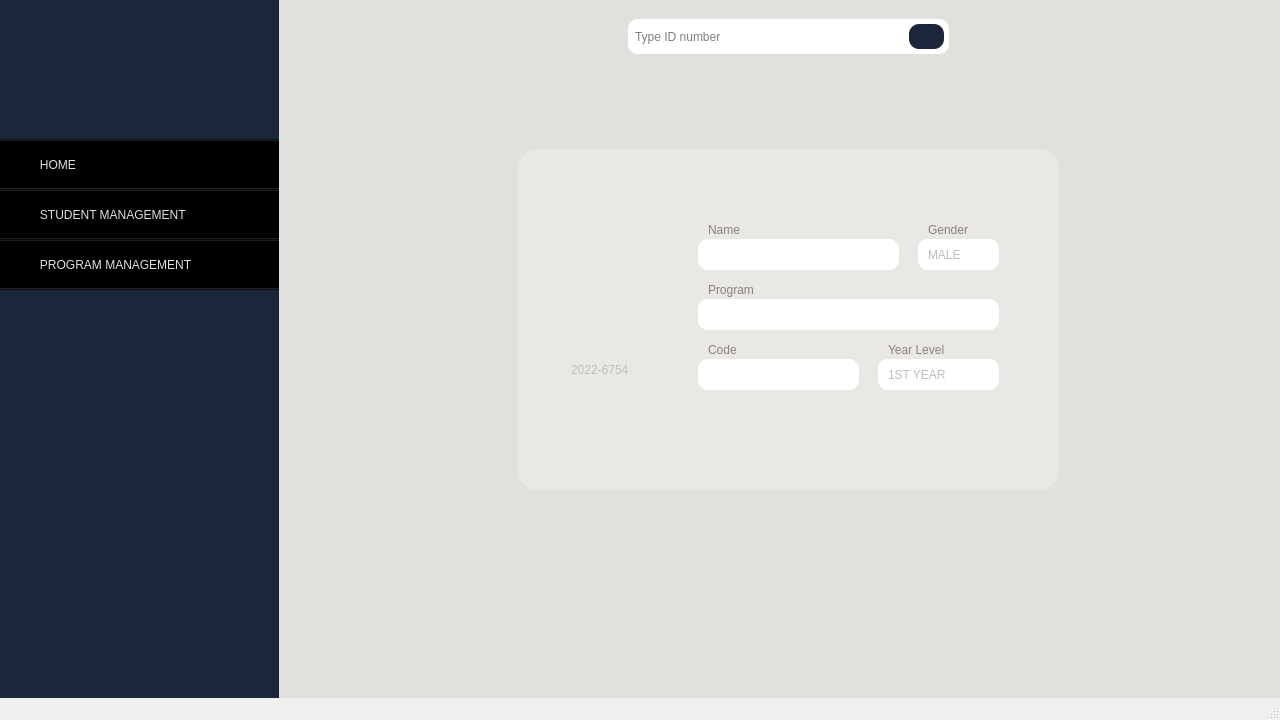
<?xml version="1.0" encoding="UTF-8"?>
<ui version="4.0">
 <class>MainWindow</class>
 <widget class="QMainWindow" name="MainWindow">
  <property name="geometry">
   <rect>
    <x>0</x>
    <y>0</y>
    <width>1280</width>
    <height>720</height>
   </rect>
  </property>
  <property name="windowTitle">
   <string>MainWindow</string>
  </property>
  <widget class="QWidget" name="centralwidget">
   <widget class="QWidget" name="widget" native="true">
    <property name="geometry">
     <rect>
      <x>-1</x>
      <y>-11</y>
      <width>280</width>
      <height>721</height>
     </rect>
    </property>
    <property name="autoFillBackground">
     <bool>false</bool>
    </property>
    <property name="styleSheet">
     <string notr="true">#widget {
    background-color: #1b263b;
}

#home {
    background-color: transparent;
    text-align: left;
    color: #e0e1dd;
    background-position: left center; 
    padding-left: 40px;
}

#studmanage {
    background-color: transparent;
    text-align: left;
    color: #e0e1dd;
    background-position: left center;  /* Align the icon to the left */
    padding-left: 40px;  /* Adjust as needed for icon spacing */
}

#progmanage {
    background-color: transparent;
    text-align: left;
    color: #e0e1dd;
    background-position: left center;  /* Align the icon to the left */
    padding-left: 40px;  /* Adjust as needed for icon spacing */
}</string>
    </property>
    <widget class="QPushButton" name="home">
     <property name="geometry">
      <rect>
       <x>-10</x>
       <y>150</y>
       <width>301</width>
       <height>51</height>
      </rect>
     </property>
     <property name="text">
      <string>   HOME</string>
     </property>
     <property name="icon">
      <iconset resource="img.qrc">
       <normaloff>:/Downloads/icons8-home-96.png</normaloff>:/Downloads/icons8-home-96.png</iconset>
     </property>
     <property name="iconSize">
      <size>
       <width>20</width>
       <height>20</height>
      </size>
     </property>
    </widget>
    <widget class="QPushButton" name="studmanage">
     <property name="geometry">
      <rect>
       <x>-10</x>
       <y>200</y>
       <width>301</width>
       <height>51</height>
      </rect>
     </property>
     <property name="text">
      <string>   STUDENT MANAGEMENT</string>
     </property>
     <property name="icon">
      <iconset resource="img.qrc">
       <normaloff>:/Downloads/icons8-requirements-96.png</normaloff>:/Downloads/icons8-requirements-96.png</iconset>
     </property>
     <property name="iconSize">
      <size>
       <width>20</width>
       <height>20</height>
      </size>
     </property>
    </widget>
    <widget class="QPushButton" name="progmanage">
     <property name="geometry">
      <rect>
       <x>-10</x>
       <y>250</y>
       <width>301</width>
       <height>51</height>
      </rect>
     </property>
     <property name="text">
      <string>   PROGRAM MANAGEMENT</string>
     </property>
     <property name="icon">
      <iconset resource="img.qrc">
       <normaloff>:/Downloads/icons8-requirements-96.png</normaloff>:/Downloads/icons8-requirements-96.png</iconset>
     </property>
     <property name="iconSize">
      <size>
       <width>20</width>
       <height>20</height>
      </size>
     </property>
    </widget>
   </widget>
   <widget class="QStackedWidget" name="pages">
    <property name="geometry">
     <rect>
      <x>279</x>
      <y>-11</y>
      <width>1021</width>
      <height>711</height>
     </rect>
    </property>
    <property name="styleSheet">
     <string notr="true">#pages{
background-color: #e0e1dd
}

#del{
background-color: #1b263b;
border-radius: 5px;
}

#delprog {
border-radius: 5px;
}

QComboBox::drop-down { 
background-color: transparent; }</string>
    </property>
    <widget class="QWidget" name="page">
     <widget class="QPushButton" name="search">
      <property name="geometry">
       <rect>
        <x>630</x>
        <y>35</y>
        <width>35</width>
        <height>25</height>
       </rect>
      </property>
      <property name="styleSheet">
       <string notr="true">#search {
background-color: #1b263b;
border-radius: 10px;
}</string>
      </property>
      <property name="text">
       <string/>
      </property>
      <property name="icon">
       <iconset resource="img.qrc">
        <normaloff>:/Downloads/icons8-search-128.png</normaloff>:/Downloads/icons8-search-128.png</iconset>
      </property>
     </widget>
     <widget class="QLineEdit" name="idnum">
      <property name="geometry">
       <rect>
        <x>349</x>
        <y>30</y>
        <width>321</width>
        <height>35</height>
       </rect>
      </property>
      <property name="styleSheet">
       <string notr="true">#idnum{
padding-right: 5px;
padding-left: 5px;
border-radius: 10px;
}</string>
      </property>
      <property name="placeholderText">
       <string>Type ID number</string>
      </property>
     </widget>
     <widget class="QGroupBox" name="showprofile">
      <property name="geometry">
       <rect>
        <x>239</x>
        <y>160</y>
        <width>541</width>
        <height>341</height>
       </rect>
      </property>
      <property name="styleSheet">
       <string notr="true">#showprofile{
background-color: #e9e8e4;
border-radius: 20px
}

#id {
    background-color: transparent;
	font: 700 14pt &quot;Segoe UI&quot;;
    padding-left: 11px;
   border: 0px;
}

#name{
   border-radius: 10px;
   padding-left: 10px;
   padding-right: 10px;
   
}

#coursecode{
   border-radius: 10px;
   padding-left: 10px;
   padding-right: 10px;
   
}

#course{
   border-radius: 10px;
   padding-left: 10px;
   padding-right: 10px;
   
}

#yearlvlbox{
   border-radius: 10px;
   padding-left: 10px;
   padding-right: 10px;
  
} 

QComboBox::drop-down { 
background-color: transparent; }

#genderbox{
   border-radius: 10px;
   padding-left: 10px;
   padding-right: 10px;
  
}
</string>
      </property>
      <property name="title">
       <string/>
      </property>
      <widget class="QLabel" name="label">
       <property name="geometry">
        <rect>
         <x>40</x>
         <y>80</y>
         <width>121</width>
         <height>121</height>
        </rect>
       </property>
       <property name="text">
        <string/>
       </property>
       <property name="pixmap">
        <pixmap resource="img.qrc">:/Downloads/profile.png</pixmap>
       </property>
       <property name="scaledContents">
        <bool>true</bool>
       </property>
      </widget>
      <widget class="QLineEdit" name="id">
       <property name="enabled">
        <bool>false</bool>
       </property>
       <property name="geometry">
        <rect>
         <x>40</x>
         <y>190</y>
         <width>131</width>
         <height>61</height>
        </rect>
       </property>
       <property name="text">
        <string>2022-6754</string>
       </property>
      </widget>
      <widget class="QLineEdit" name="name">
       <property name="enabled">
        <bool>false</bool>
       </property>
       <property name="geometry">
        <rect>
         <x>180</x>
         <y>90</y>
         <width>201</width>
         <height>31</height>
        </rect>
       </property>
       <property name="text">
        <string/>
       </property>
      </widget>
      <widget class="QLineEdit" name="course">
       <property name="enabled">
        <bool>false</bool>
       </property>
       <property name="geometry">
        <rect>
         <x>180</x>
         <y>150</y>
         <width>301</width>
         <height>31</height>
        </rect>
       </property>
       <property name="text">
        <string/>
       </property>
      </widget>
      <widget class="QLineEdit" name="coursecode">
       <property name="enabled">
        <bool>false</bool>
       </property>
       <property name="geometry">
        <rect>
         <x>180</x>
         <y>210</y>
         <width>161</width>
         <height>31</height>
        </rect>
       </property>
       <property name="text">
        <string/>
       </property>
      </widget>
      <widget class="QComboBox" name="genderbox">
       <property name="enabled">
        <bool>false</bool>
       </property>
       <property name="geometry">
        <rect>
         <x>400</x>
         <y>90</y>
         <width>81</width>
         <height>31</height>
        </rect>
       </property>
       <item>
        <property name="text">
         <string>MALE</string>
        </property>
       </item>
       <item>
        <property name="text">
         <string>FEMALE</string>
        </property>
       </item>
      </widget>
      <widget class="QComboBox" name="yearlvlbox">
       <property name="enabled">
        <bool>false</bool>
       </property>
       <property name="geometry">
        <rect>
         <x>360</x>
         <y>210</y>
         <width>121</width>
         <height>31</height>
        </rect>
       </property>
       <item>
        <property name="text">
         <string>1ST YEAR</string>
        </property>
       </item>
       <item>
        <property name="text">
         <string>2ND YEAR</string>
        </property>
       </item>
       <item>
        <property name="text">
         <string>3RD YEAR</string>
        </property>
       </item>
       <item>
        <property name="text">
         <string>4TH YEAR</string>
        </property>
       </item>
       <item>
        <property name="text">
         <string>5TH YEAR</string>
        </property>
       </item>
      </widget>
      <widget class="QLabel" name="label_2">
       <property name="geometry">
        <rect>
         <x>190</x>
         <y>73</y>
         <width>49</width>
         <height>16</height>
        </rect>
       </property>
       <property name="styleSheet">
        <string notr="true">#label_2{
color: #8a817c;
}</string>
       </property>
       <property name="text">
        <string>Name</string>
       </property>
      </widget>
      <widget class="QLabel" name="label_3">
       <property name="geometry">
        <rect>
         <x>410</x>
         <y>73</y>
         <width>49</width>
         <height>16</height>
        </rect>
       </property>
       <property name="styleSheet">
        <string notr="true">#label_3{
color: #8a817c;
}</string>
       </property>
       <property name="text">
        <string>Gender</string>
       </property>
      </widget>
      <widget class="QLabel" name="label_4">
       <property name="geometry">
        <rect>
         <x>190</x>
         <y>133</y>
         <width>49</width>
         <height>16</height>
        </rect>
       </property>
       <property name="styleSheet">
        <string notr="true">#label_4{
color: #8a817c;
}</string>
       </property>
       <property name="text">
        <string>Program</string>
       </property>
      </widget>
      <widget class="QLabel" name="label_5">
       <property name="geometry">
        <rect>
         <x>190</x>
         <y>193</y>
         <width>49</width>
         <height>16</height>
        </rect>
       </property>
       <property name="styleSheet">
        <string notr="true">#label_5{
color: #8a817c;
}</string>
       </property>
       <property name="text">
        <string>Code</string>
       </property>
      </widget>
      <widget class="QLabel" name="label_6">
       <property name="geometry">
        <rect>
         <x>370</x>
         <y>193</y>
         <width>61</width>
         <height>16</height>
        </rect>
       </property>
       <property name="styleSheet">
        <string notr="true">#label_6{
color: #8a817c;
}</string>
       </property>
       <property name="text">
        <string>Year Level</string>
       </property>
      </widget>
     </widget>
     <zorder>idnum</zorder>
     <zorder>search</zorder>
     <zorder>showprofile</zorder>
    </widget>
    <widget class="QWidget" name="page_2">
     <widget class="QTableView" name="studView">
      <property name="geometry">
       <rect>
        <x>45</x>
        <y>70</y>
        <width>911</width>
        <height>590</height>
       </rect>
      </property>
     </widget>
     <widget class="QPushButton" name="studreg">
      <property name="geometry">
       <rect>
        <x>270</x>
        <y>30</y>
        <width>81</width>
        <height>35</height>
       </rect>
      </property>
      <property name="text">
       <string>REGISTRATE</string>
      </property>
     </widget>
     <widget class="QPushButton" name="searchButt">
      <property name="geometry">
       <rect>
        <x>225</x>
        <y>35</y>
        <width>35</width>
        <height>25</height>
       </rect>
      </property>
      <property name="styleSheet">
       <string notr="true">#searchButt{
background-color: #1b263b;
border-radius: 5px;
}</string>
      </property>
      <property name="text">
       <string/>
      </property>
      <property name="icon">
       <iconset resource="img.qrc">
        <normaloff>:/Downloads/icons8-search-128.png</normaloff>:/Downloads/icons8-search-128.png</iconset>
      </property>
     </widget>
     <widget class="QLineEdit" name="idsearch">
      <property name="geometry">
       <rect>
        <x>45</x>
        <y>30</y>
        <width>221</width>
        <height>35</height>
       </rect>
      </property>
      <property name="styleSheet">
       <string notr="true">#idsearch{
padding-right: 5px;
padding-left: 5px;
border-radius: 5px;
}</string>
      </property>
      <property name="placeholderText">
       <string>Type ID number</string>
      </property>
     </widget>
     <zorder>studView</zorder>
     <zorder>idsearch</zorder>
     <zorder>studreg</zorder>
     <zorder>searchButt</zorder>
    </widget>
    <widget class="QWidget" name="page_3">
     <widget class="QTableView" name="courseview">
      <property name="geometry">
       <rect>
        <x>40</x>
        <y>70</y>
        <width>561</width>
        <height>590</height>
       </rect>
      </property>
     </widget>
     <widget class="QPushButton" name="addprog">
      <property name="geometry">
       <rect>
        <x>40</x>
        <y>28</y>
        <width>105</width>
        <height>39</height>
       </rect>
      </property>
      <property name="text">
       <string>ADD PROGRAM</string>
      </property>
     </widget>
     <widget class="QPushButton" name="del">
      <property name="geometry">
       <rect>
        <x>560</x>
        <y>35</y>
        <width>35</width>
        <height>25</height>
       </rect>
      </property>
      <property name="text">
       <string/>
      </property>
      <property name="icon">
       <iconset resource="img.qrc">
        <normaloff>:/Downloads/icons8-trash-96.png</normaloff>:/Downloads/icons8-trash-96.png</iconset>
      </property>
     </widget>
     <widget class="QLineEdit" name="delprog">
      <property name="geometry">
       <rect>
        <x>150</x>
        <y>30</y>
        <width>451</width>
        <height>35</height>
       </rect>
      </property>
      <property name="styleSheet">
       <string notr="true">#delprog {
border-radius: 5px;
padding-left: 10px;
padding-right: 10px;
}</string>
      </property>
      <property name="placeholderText">
       <string>ACADEMIC PROGRAM</string>
      </property>
     </widget>
     <zorder>delprog</zorder>
     <zorder>courseview</zorder>
     <zorder>addprog</zorder>
     <zorder>del</zorder>
    </widget>
   </widget>
  </widget>
  <widget class="QMenuBar" name="menubar">
   <property name="geometry">
    <rect>
     <x>0</x>
     <y>0</y>
     <width>1280</width>
     <height>21</height>
    </rect>
   </property>
  </widget>
  <widget class="QStatusBar" name="statusbar"/>
 </widget>
 <resources>
  <include location="img.qrc"/>
 </resources>
 <connections/>
</ui>
